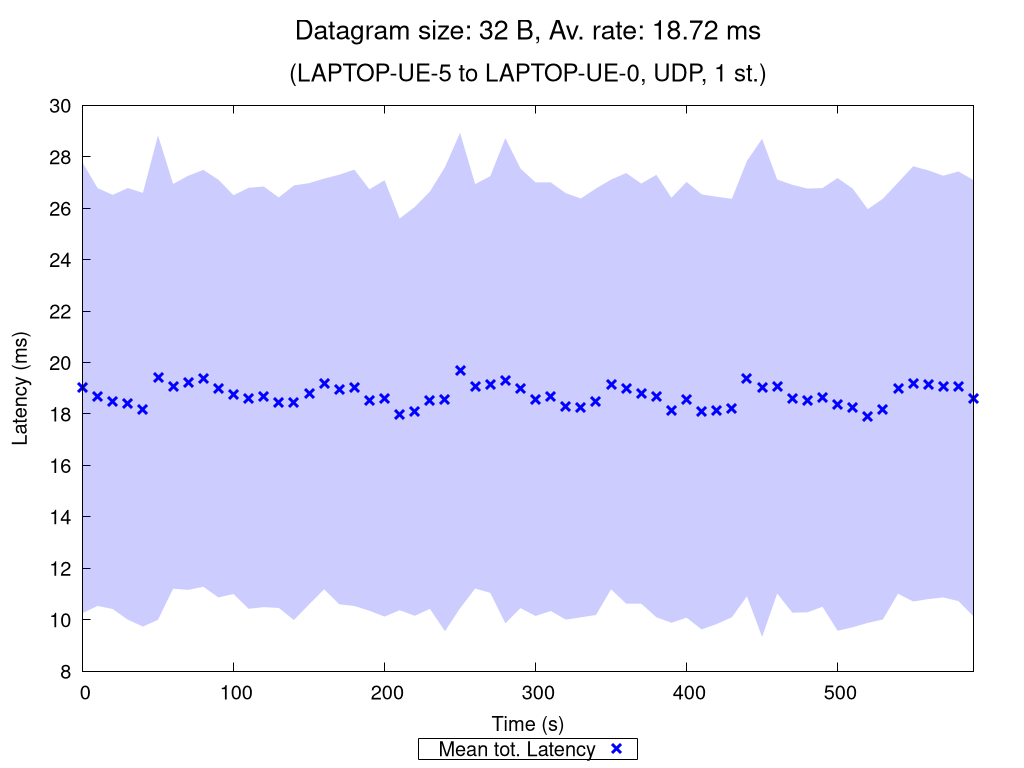

This figure's gnuplot source:
set terminal pngcairo nocrop enhanced size 1024,768 font "Verdana,15"
set output "UDP_1_st_2020_10_12_03-43-49_two2one_00032B.png"

set title "{/=20 Datagram size: 32 B, Av. rate: 18.72 ms}\n\n{/=18 (LAPTOP-UE-5 to LAPTOP-UE-0, UDP, 1 st.)}"

set xlabel "Time (s)"
set ylabel "Latency (ms)"
set ytics nomirror
set key bmargin center horizontal box samplen 1 width -1
set bmargin 4.6
set rmargin 4.5

rf = 1.0  # rate factor
set style fill transparent solid 0.2 noborder
set autoscale xfix
plot "UDP_1_st_2020_10_12_03-43-49_two2one_00032B_iperf_processed.dat" using 1:($2/rf-$3/rf):($2/rf+$3/rf) with filledcurves lc rgb "blue" notitle, \
     "" using 1:($2/rf) with points pt 2 ps 1.5 lw 3 lc rgb "blue" title "Mean tot. Latency", \
